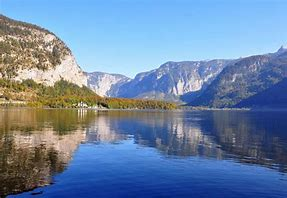
//> input picture montage/scenery_data/scenery_1.jpeg, 287 x 198 px
$ ./transition_pic   (built with g++ and OpenCV 4)
//> lines starting //> are read from the running program, lines starting //| are printed output that depends on the picture
#include <stdio.h>
#include <opencv2/opencv.hpp>
#include <vector>
#include <unistd.h>


using namespace cv;
using namespace std;


int main(int argc, char** argv )
{
    vector<Mat> dstImg_list;
    int pic_count = 9;
    double alpha = 0.1;
    char dst_filename[50];

    // 简单读取图片 把两张尺寸差别很大的图片resize到相同的640×640
    for (int i = 1; i <= pic_count; i++)
    {

        Mat src_img1 = imread("../scenery_data/scenery_1.jpeg");
//> src_img1 is the input picture: 198 rows x 287 cols, CV_8UC3; mean B, G, R 165.8, 134.1, 109.5
        Mat src_img2 = imread("../scenery_data/scenery_2.jpeg");
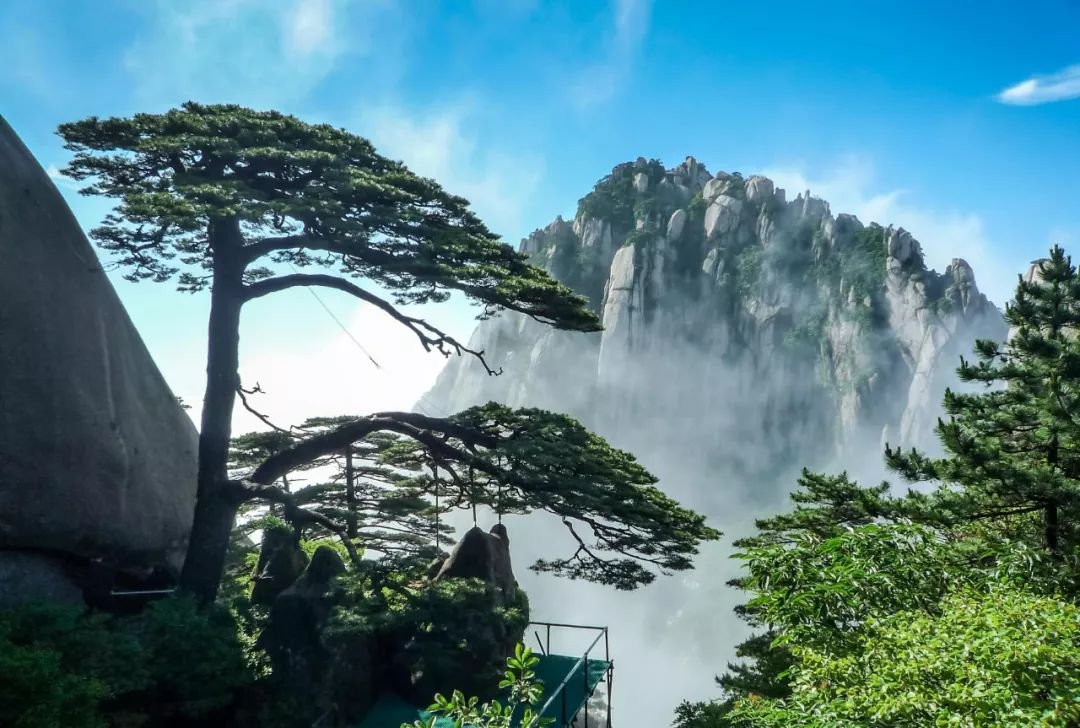
//> input picture montage/scenery_data/scenery_2.jpeg, 1080 x 728 px
//> src_img2 is the input picture: 728 rows x 1080 cols, CV_8UC3; mean B, G, R 134.6, 126.9, 87.4
        resize(src_img1, src_img1, Size(640, 640));
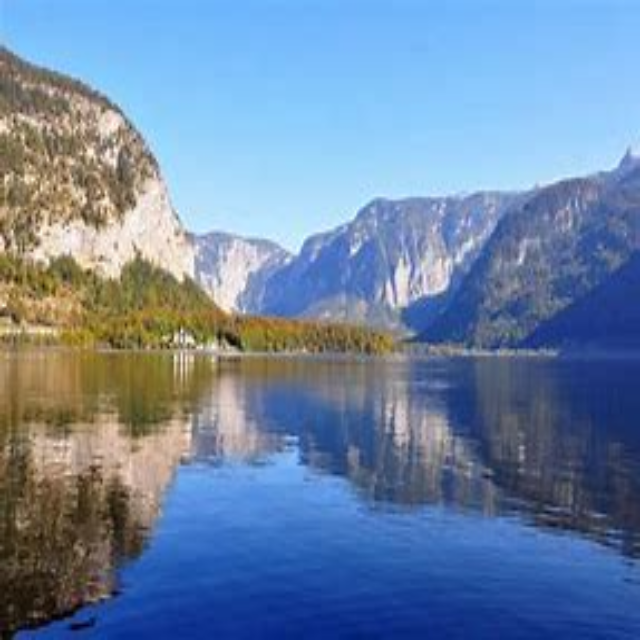
//> src_img1: 640 rows x 640 cols, CV_8UC3; mean B, G, R 165.7, 134, 109.4
        resize(src_img2, src_img2, Size(640, 640));
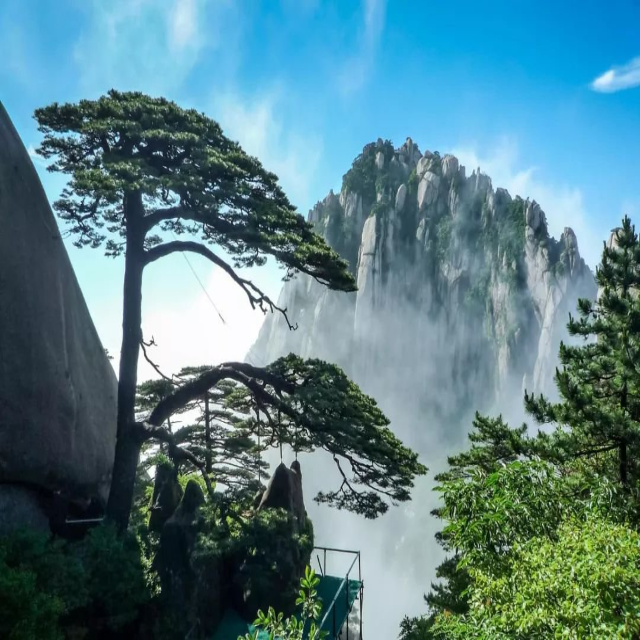
//> src_img2: 640 rows x 640 cols, CV_8UC3; mean B, G, R 134.5, 126.8, 87.3
        // 然后把图片的左半部分取出

        Mat dstImg;
        addWeighted(src_img1, alpha, src_img2, 1 - alpha, 0.0, dstImg);
        alpha += 0.1;
        dstImg_list.push_back(dstImg);
        sprintf(dst_filename, "../scenery_data/result_%d.jpeg", i);
        imwrite(dst_filename, dstImg);
        memset(dst_filename, 0, sizeof(dst_filename)/sizeof(char));
    }
}
